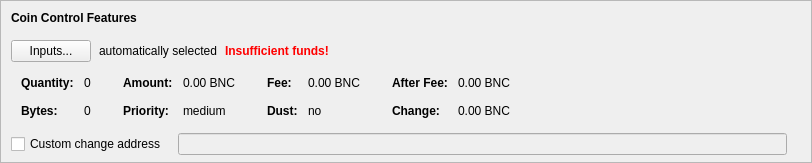
    <widget class="QFrame" name="frameCoinControl">
     <property name="sizePolicy">
      <sizepolicy hsizetype="Expanding" vsizetype="Expanding">
       <horstretch>0</horstretch>
       <verstretch>0</verstretch>
      </sizepolicy>
     </property>
     <property name="maximumSize">
      <size>
       <width>16777215</width>
       <height>16777215</height>
      </size>
     </property>
     <property name="frameShape">
      <enum>QFrame::StyledPanel</enum>
     </property>
     <property name="frameShadow">
      <enum>QFrame::Sunken</enum>
     </property>
     <layout class="QVBoxLayout" name="verticalLayoutCoinControl2">
      <property name="spacing">
       <number>0</number>
      </property>
      <property name="leftMargin">
       <number>0</number>
      </property>
      <property name="topMargin">
       <number>0</number>
      </property>
      <property name="rightMargin">
       <number>0</number>
      </property>
      <property name="bottomMargin">
       <number>6</number>
      </property>
      <item>
       <layout class="QVBoxLayout" name="verticalLayoutCoinControl" stretch="0,0,0,0,1">
        <property name="spacing">
         <number>0</number>
        </property>
        <property name="leftMargin">
         <number>10</number>
        </property>
        <property name="topMargin">
         <number>10</number>
        </property>
        <item>
         <layout class="QHBoxLayout" name="horizontalLayoutCoinControl1">
          <property name="bottomMargin">
           <number>15</number>
          </property>
          <item>
           <widget class="QLabel" name="labelCoinControlFeatures">
            <property name="sizePolicy">
             <sizepolicy hsizetype="Preferred" vsizetype="Maximum">
              <horstretch>0</horstretch>
              <verstretch>0</verstretch>
             </sizepolicy>
            </property>
            <property name="font">
             <font>
              <weight>75</weight>
              <bold>true</bold>
             </font>
            </property>
            <property name="styleSheet">
             <string notr="true">font-weight:bold;</string>
            </property>
            <property name="text">
             <string>Coin Control Features</string>
            </property>
           </widget>
          </item>
         </layout>
        </item>
        <item>
         <layout class="QHBoxLayout" name="horizontalLayoutCoinControl2" stretch="0,0,0,0">
          <property name="spacing">
           <number>8</number>
          </property>
          <property name="bottomMargin">
           <number>10</number>
          </property>
          <item>
           <widget class="QPushButton" name="pushButtonCoinControl">
            <property name="styleSheet">
             <string notr="true"/>
            </property>
            <property name="text">
             <string>Inputs...</string>
            </property>
            <property name="autoDefault">
             <bool>false</bool>
            </property>
           </widget>
          </item>
          <item>
           <widget class="QLabel" name="labelCoinControlAutomaticallySelected">
            <property name="text">
             <string>automatically selected</string>
            </property>
            <property name="margin">
             <number>5</number>
            </property>
           </widget>
          </item>
          <item>
           <widget class="QLabel" name="labelCoinControlInsuffFunds">
            <property name="font">
             <font>
              <weight>75</weight>
              <bold>true</bold>
             </font>
            </property>
            <property name="styleSheet">
             <string notr="true">color:red;font-weight:bold;</string>
            </property>
            <property name="text">
             <string>Insufficient funds!</string>
            </property>
            <property name="margin">
             <number>5</number>
            </property>
           </widget>
          </item>
          <item>
           <spacer name="horizontalSpacerCoinControl">
            <property name="orientation">
             <enum>Qt::Horizontal</enum>
            </property>
            <property name="sizeHint" stdset="0">
             <size>
              <width>40</width>
              <height>1</height>
             </size>
            </property>
           </spacer>
          </item>
         </layout>
        </item>
        <item>
         <widget class="QWidget" name="widgetCoinControl" native="true">
          <property name="sizePolicy">
           <sizepolicy hsizetype="Preferred" vsizetype="Preferred">
            <horstretch>0</horstretch>
            <verstretch>0</verstretch>
           </sizepolicy>
          </property>
          <property name="minimumSize">
           <size>
            <width>0</width>
            <height>0</height>
           </size>
          </property>
          <property name="styleSheet">
           <string notr="true"/>
          </property>
          <layout class="QHBoxLayout" name="horizontalLayoutCoinControl5">
           <property name="leftMargin">
            <number>0</number>
           </property>
           <property name="topMargin">
            <number>0</number>
           </property>
           <property name="rightMargin">
            <number>0</number>
           </property>
           <property name="bottomMargin">
            <number>0</number>
           </property>
           <item>
            <layout class="QHBoxLayout" name="horizontalLayoutCoinControl3" stretch="0,0,0,1">
             <property name="spacing">
              <number>20</number>
             </property>
             <property name="topMargin">
              <number>0</number>
             </property>
             <property name="bottomMargin">
              <number>10</number>
             </property>
             <item>
              <layout class="QFormLayout" name="formLayoutCoinControl1">
               <property name="horizontalSpacing">
                <number>10</number>
               </property>
               <property name="verticalSpacing">
                <number>14</number>
               </property>
               <property name="leftMargin">
                <number>10</number>
               </property>
               <property name="topMargin">
                <number>4</number>
               </property>
               <property name="rightMargin">
                <number>6</number>
               </property>
               <item row="0" column="0">
                <widget class="QLabel" name="labelCoinControlQuantityText">
                 <property name="font">
                  <font>
                   <weight>75</weight>
                   <bold>true</bold>
                  </font>
                 </property>
                 <property name="text">
                  <string>Quantity:</string>
                 </property>
                 <property name="margin">
                  <number>0</number>
                 </property>
                </widget>
               </item>
               <item row="0" column="1">
                <widget class="QLabel" name="labelCoinControlQuantity">
                 <property name="cursor">
                  <cursorShape>IBeamCursor</cursorShape>
                 </property>
                 <property name="contextMenuPolicy">
                  <enum>Qt::ActionsContextMenu</enum>
                 </property>
                 <property name="text">
                  <string notr="true">0</string>
                 </property>
                 <property name="margin">
                  <number>0</number>
                 </property>
                 <property name="textInteractionFlags">
                  <set>Qt::LinksAccessibleByMouse|Qt::TextSelectableByKeyboard|Qt::TextSelectableByMouse</set>
                 </property>
                </widget>
               </item>
               <item row="1" column="0">
                <widget class="QLabel" name="labelCoinControlBytesText">
                 <property name="font">
                  <font>
                   <weight>75</weight>
                   <bold>true</bold>
                  </font>
                 </property>
                 <property name="text">
                  <string>Bytes:</string>
                 </property>
                </widget>
               </item>
               <item row="1" column="1">
                <widget class="QLabel" name="labelCoinControlBytes">
                 <property name="cursor">
                  <cursorShape>IBeamCursor</cursorShape>
                 </property>
                 <property name="contextMenuPolicy">
                  <enum>Qt::ActionsContextMenu</enum>
                 </property>
                 <property name="text">
                  <string notr="true">0</string>
                 </property>
                 <property name="textInteractionFlags">
                  <set>Qt::LinksAccessibleByMouse|Qt::TextSelectableByKeyboard|Qt::TextSelectableByMouse</set>
                 </property>
                </widget>
               </item>
              </layout>
             </item>
             <item>
              <layout class="QFormLayout" name="formLayoutCoinControl2">
               <property name="horizontalSpacing">
                <number>10</number>
               </property>
               <property name="verticalSpacing">
                <number>14</number>
               </property>
               <property name="leftMargin">
                <number>6</number>
               </property>
               <property name="topMargin">
                <number>4</number>
               </property>
               <property name="rightMargin">
                <number>6</number>
               </property>
               <item row="0" column="0">
                <widget class="QLabel" name="labelCoinControlAmountText">
                 <property name="font">
                  <font>
                   <weight>75</weight>
                   <bold>true</bold>
                  </font>
                 </property>
                 <property name="text">
                  <string>Amount:</string>
                 </property>
                 <property name="margin">
                  <number>0</number>
                 </property>
                </widget>
               </item>
               <item row="0" column="1">
                <widget class="QLabel" name="labelCoinControlAmount">
                 <property name="cursor">
                  <cursorShape>IBeamCursor</cursorShape>
                 </property>
                 <property name="contextMenuPolicy">
                  <enum>Qt::ActionsContextMenu</enum>
                 </property>
                 <property name="text">
                  <string notr="true">0.00 BNC</string>
                 </property>
                 <property name="textInteractionFlags">
                  <set>Qt::LinksAccessibleByMouse|Qt::TextSelectableByKeyboard|Qt::TextSelectableByMouse</set>
                 </property>
                </widget>
               </item>
               <item row="1" column="0">
                <widget class="QLabel" name="labelCoinControlPriorityText">
                 <property name="font">
                  <font>
                   <weight>75</weight>
                   <bold>true</bold>
                  </font>
                 </property>
                 <property name="text">
                  <string>Priority:</string>
                 </property>
                </widget>
               </item>
               <item row="1" column="1">
                <widget class="QLabel" name="labelCoinControlPriority">
                 <property name="cursor">
                  <cursorShape>IBeamCursor</cursorShape>
                 </property>
                 <property name="contextMenuPolicy">
                  <enum>Qt::ActionsContextMenu</enum>
                 </property>
                 <property name="text">
                  <string>medium</string>
                 </property>
                 <property name="textInteractionFlags">
                  <set>Qt::LinksAccessibleByMouse|Qt::TextSelectableByKeyboard|Qt::TextSelectableByMouse</set>
                 </property>
                </widget>
               </item>
              </layout>
             </item>
             <item>
              <layout class="QFormLayout" name="formLayoutCoinControl3">
               <property name="horizontalSpacing">
                <number>10</number>
               </property>
               <property name="verticalSpacing">
                <number>14</number>
               </property>
               <property name="leftMargin">
                <number>6</number>
               </property>
               <property name="topMargin">
                <number>4</number>
               </property>
               <property name="rightMargin">
                <number>6</number>
               </property>
               <item row="0" column="0">
                <widget class="QLabel" name="labelCoinControlFeeText">
                 <property name="font">
                  <font>
                   <weight>75</weight>
                   <bold>true</bold>
                  </font>
                 </property>
                 <property name="text">
                  <string>Fee:</string>
                 </property>
                 <property name="margin">
                  <number>0</number>
                 </property>
                </widget>
               </item>
               <item row="0" column="1">
                <widget class="QLabel" name="labelCoinControlFee">
                 <property name="cursor">
                  <cursorShape>IBeamCursor</cursorShape>
                 </property>
                 <property name="contextMenuPolicy">
                  <enum>Qt::ActionsContextMenu</enum>
                 </property>
                 <property name="text">
                  <string notr="true">0.00 BNC</string>
                 </property>
                 <property name="textInteractionFlags">
                  <set>Qt::LinksAccessibleByMouse|Qt::TextSelectableByKeyboard|Qt::TextSelectableByMouse</set>
                 </property>
                </widget>
               </item>
               <item row="1" column="0">
                <widget class="QLabel" name="labelCoinControlLowOutputText">
                 <property name="font">
                  <font>
                   <weight>75</weight>
                   <bold>true</bold>
                  </font>
                 </property>
                 <property name="text">
                  <string>Dust:</string>
                 </property>
                </widget>
               </item>
               <item row="1" column="1">
                <widget class="QLabel" name="labelCoinControlLowOutput">
                 <property name="cursor">
                  <cursorShape>IBeamCursor</cursorShape>
                 </property>
                 <property name="contextMenuPolicy">
                  <enum>Qt::ActionsContextMenu</enum>
                 </property>
                 <property name="text">
                  <string>no</string>
                 </property>
                 <property name="textInteractionFlags">
                  <set>Qt::LinksAccessibleByMouse|Qt::TextSelectableByKeyboard|Qt::TextSelectableByMouse</set>
                 </property>
                </widget>
               </item>
              </layout>
             </item>
             <item>
              <layout class="QFormLayout" name="formLayoutCoinControl4">
               <property name="horizontalSpacing">
                <number>10</number>
               </property>
               <property name="verticalSpacing">
                <number>14</number>
               </property>
               <property name="leftMargin">
                <number>6</number>
               </property>
               <property name="topMargin">
                <number>4</number>
               </property>
               <property name="rightMargin">
                <number>6</number>
               </property>
               <item row="0" column="0">
                <widget class="QLabel" name="labelCoinControlAfterFeeText">
                 <property name="font">
                  <font>
                   <weight>75</weight>
                   <bold>true</bold>
                  </font>
                 </property>
                 <property name="text">
                  <string>After Fee:</string>
                 </property>
                 <property name="margin">
                  <number>0</number>
                 </property>
                </widget>
               </item>
               <item row="0" column="1">
                <widget class="QLabel" name="labelCoinControlAfterFee">
                 <property name="cursor">
                  <cursorShape>IBeamCursor</cursorShape>
                 </property>
                 <property name="contextMenuPolicy">
                  <enum>Qt::ActionsContextMenu</enum>
                 </property>
                 <property name="text">
                  <string notr="true">0.00 BNC</string>
                 </property>
                 <property name="textInteractionFlags">
                  <set>Qt::LinksAccessibleByMouse|Qt::TextSelectableByKeyboard|Qt::TextSelectableByMouse</set>
                 </property>
                </widget>
               </item>
               <item row="1" column="0">
                <widget class="QLabel" name="labelCoinControlChangeText">
                 <property name="font">
                  <font>
                   <weight>75</weight>
                   <bold>true</bold>
                  </font>
                 </property>
                 <property name="text">
                  <string>Change:</string>
                 </property>
                </widget>
               </item>
               <item row="1" column="1">
                <widget class="QLabel" name="labelCoinControlChange">
                 <property name="cursor">
                  <cursorShape>IBeamCursor</cursorShape>
                 </property>
                 <property name="contextMenuPolicy">
                  <enum>Qt::ActionsContextMenu</enum>
                 </property>
                 <property name="text">
                  <string notr="true">0.00 BNC</string>
                 </property>
                 <property name="textInteractionFlags">
                  <set>Qt::LinksAccessibleByMouse|Qt::TextSelectableByKeyboard|Qt::TextSelectableByMouse</set>
                 </property>
                </widget>
               </item>
              </layout>
             </item>
            </layout>
           </item>
          </layout>
         </widget>
        </item>
        <item>
         <layout class="QHBoxLayout" name="horizontalLayoutCoinControl4" stretch="0,0,0">
          <property name="spacing">
           <number>12</number>
          </property>
          <property name="sizeConstraint">
           <enum>QLayout::SetDefaultConstraint</enum>
          </property>
          <property name="topMargin">
           <number>5</number>
          </property>
          <property name="rightMargin">
           <number>5</number>
          </property>
          <item>
           <widget class="QCheckBox" name="checkBoxCoinControlChange">
            <property name="toolTip">
             <string>If this is activated, but the change address is empty or invalid, change will be sent to a newly generated address.</string>
            </property>
            <property name="text">
             <string>Custom change address</string>
            </property>
           </widget>
          </item>
          <item>
           <widget class="QValidatedLineEdit" name="lineEditCoinControlChange">
            <property name="enabled">
             <bool>false</bool>
            </property>
            <property name="sizePolicy">
             <sizepolicy hsizetype="Expanding" vsizetype="Fixed">
              <horstretch>0</horstretch>
              <verstretch>0</verstretch>
             </sizepolicy>
            </property>
           </widget>
          </item>
          <item>
           <widget class="QLabel" name="labelCoinControlChangeLabel">
            <property name="sizePolicy">
             <sizepolicy hsizetype="Preferred" vsizetype="Expanding">
              <horstretch>0</horstretch>
              <verstretch>0</verstretch>
             </sizepolicy>
            </property>
            <property name="minimumSize">
             <size>
              <width>0</width>
              <height>0</height>
             </size>
            </property>
            <property name="text">
             <string/>
            </property>
            <property name="margin">
             <number>3</number>
            </property>
           </widget>
          </item>
         </layout>
        </item>
        <item>
         <spacer name="verticalSpacerCoinControl">
          <property name="orientation">
           <enum>Qt::Vertical</enum>
          </property>
          <property name="sizeHint" stdset="0">
           <size>
            <width>800</width>
            <height>1</height>
           </size>
          </property>
         </spacer>
        </item>
       </layout>
      </item>
     </layout>
    </widget>
